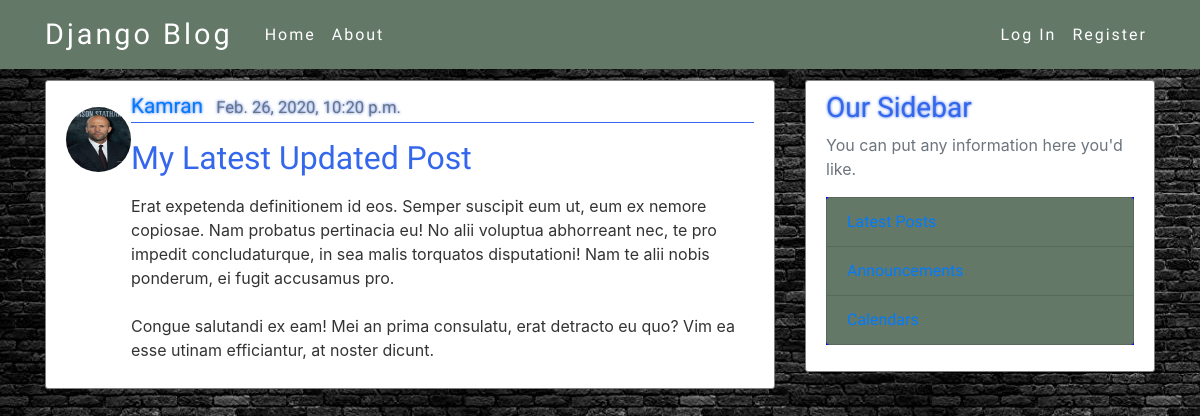
Screenshot of /35/ with the database file from the repository.
### blog/models.py (models this page shows, shortened)
class Post(models.Model):
	title = models.CharField(max_length = 100)
	content = models.TextField()
	date_posted = models.DateTimeField(default = timezone.now)
	author = models.ForeignKey(User, on_delete = models.CASCADE)

### users/models.py (models this page shows, shortened)
class Profile(models.Model):
	user = models.OneToOneField(User,on_delete = models.CASCADE)
	image = models.ImageField(default = 'default.jpg', upload_to = 'profile_pics')

### blog/views.py (the view)
# urls.py: path('<int:pk>/', PostDetailView.as_view(), name = 'post-detail'),
class PostDetailView(DetailView):
	model = Post
	context_object_name = 'post'

### blog/templates/blog/post_detail.html (shortened to what this page needs)
{% extends 'blog/base.html' %}
	{% block content %}
		<article class="media content-section">
		<a class="article-title" href="#"><img class = "rounded-circle article-img" src="{{post.author.profile.image.url}}"> </a>
		  <div class="media-body">
		    <div class="article-metadata">
		      <a class="mr-2" href="{%url 'user-post' post.author.username%}">{{ post.author }}</a>
		      <small class="text-muted">{{ post.date_posted }}</small>
		    </div>
		    <h2 class="article-title"> {{ post.title }} </h2>
		    <p class="article-content">{{ post.content }}</p>
		  </div>
		</article>
	{%endblock content%}

### blog/static/blog/main.css (style rules this page uses)
* { margin:0; padding:0; }
body { background-image: url('images/B.jpg'); color: #333333; margin-top: 5rem; }
h1, h2, h3, h4, h5, h6 { color: rgb(100,120,104); }
.content-section { background: #ffffff; padding: 10px 20px; border: 1px solid grey; border-radius: 3px; margin-bottom: 20px; }
.article-title { color: #444444; margin-top: 1rem; margin-bottom: 1rem; }
.article-content { white-space: pre-line; }
.article-img { height: 65px; width: 65px ; margin-right: 16px #3467eb; }
.article-metadata { padding-bottom: 1px #3467eb; margin-bottom: 4px #3467eb; border-bottom: 1px solid #3467eb; font-family:'Oxanium'; font-weight: 300; font-size: 1.3rem; color:#3467eb; text-shadow: 0 0 3px #3467eb; }
.article-title { font-family:'Oxanium'; font-weight: 300; color:#3467eb; }

### rows the page displays
Post: author.profile.image (placeholder picture), author "Kamran", date_posted "Feb. 26, 2020, 10:20 p.m.", title "My Latest Updated Post", content "Erat expetenda definitionem id eos. Semper suscipit eum ut, eum ex nemore copiosae. Nam probatus pertinacia eu! No alii voluptua abhorreant nec, te pro impedit concludaturque, in sea malis torquatos disputationi! Nam te alii nobis ponderum, ei fugit accusamus pro. Congue salutandi ex eam! Mei an prima consulatu, erat detracto eu quo? Vim ea esse utinam efficiantur, at noster dicunt."
